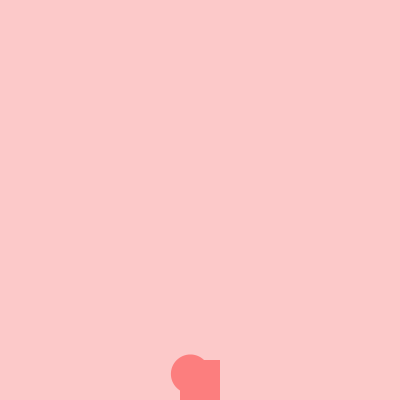
Frame 1 (no input)
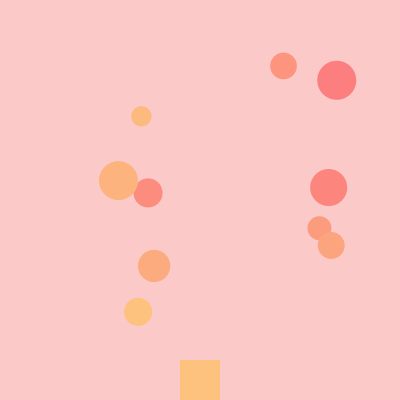
Frame 60 (the mouse pressed at the canvas centre just before this capture)
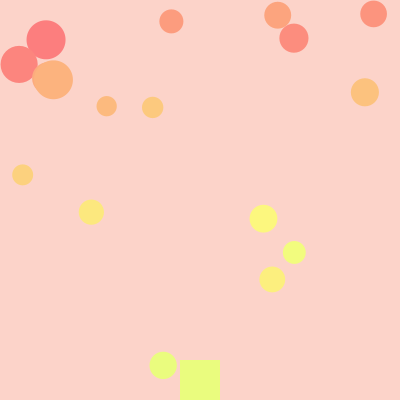
Frame 120 (the mouse held since frame 60 and released just before this capture)

The Processing sketch that drew these frames (run headless with seeded random() and noise(); from frame 60 on, the mouse is pressed at the canvas centre):

// Processing sketch: processing_64987
// ── processing_64987.pde

float ATTRACTION = -3;
float FRICTION = 0.8;
int ballCount = 100;
int Fin = 20;
boolean OnMouse = false;

float[] X = new float[ballCount];
float[] Y = new float[ballCount];
float[] Spx = new float[ballCount];
float[] Spy = new float[ballCount];
float[] Radius = new float[ballCount];
float[] Ang = new float[ballCount];

int j = 1;
int ObjCount = 0;
boolean[] Obj = new boolean[ballCount];

float Cx, Cy;
float Sp_x, Sp_y;
float sz = 40;
float SpeedRate = random(0.001, 0.003);
boolean OnMouse1 = false;
boolean OnDrag1 = false;

void setup() {
  size(400, 400);
  colorMode(HSB, ballCount);
  background(ballCount - 1);
  frameRate(5);

  Cx = width / 2;
  Cy = height - sz/2;

  for (int i=0; i < ballCount; i++) {
    X[i] = Cx;
    Y[i] = Cy;
    Spx[i] = random(-20, 20);
    Spy[i] = 10;
    Radius[i] = random(10, 20);
    Obj[i] = true;
  }
}

void draw() {
  fadeToWhite();
  rectMode(CENTER);

  for (int i = 0; i < j; i++) {
    noStroke();

    moveBalls(i, ObjCount, Cx, Cy);

    checkOnMouse(i, Cx, Cy);  
    if (OnMouse && mousePressed) {
      Obj[i] = false;
      ObjCount += 1;
      bunishEllipse(i);
    }
    if (Obj[i]) ellipse(X[i], Y[i], Radius[i]*2, Radius[i]*2);

    checkOnMouse1(i, Cx, Cy);  
    if (OnDrag1) {
      Cx = mouseX;
      Cy = mouseY;
      for (int k=j-1; k<ballCount; k++) {
        X[k] = Cx;
        Y[k] = Cy;
      }
    }
    if (ObjCount > Fin) {
      Sp_x = (mouseX - Cx) * SpeedRate;
      Sp_y = (mouseY - Cy) * SpeedRate;
      Cx += Sp_x;
      Cy += Sp_y;
    }
    rect(Cx, Cy, sz, sz);

    if (ObjCount <= Fin) {
      if (dist(Cx, Cy, X[j-1], Y[j-1]) > 100) j += 1;
    }
    else {
      if (Ang[j-1] > 180) j += 1;
    }
    if (j > ballCount) j = ballCount;
  }
}


void moveBalls(int i, int ObjCount, float Cx, float Cy) {
  int r = 150;
  int fir = 5;
  int sec = 10;

  if (ObjCount <= fir) {
    Spy[i] = Spy[i] + ATTRACTION;
    X[i] = X[i] + Spx[i];
    Y[i] = Y[i] + Spy[i];
  }
  else if (ObjCount > fir && ObjCount <= sec) {
    X[i] = X[i] + Spx[i];
    Y[i] = Y[i] + Spy[i] + random(-5, 5);
  }
  else if (ObjCount > sec && ObjCount <= Fin) {
    Ang[i] += random(30);
    X[i] = Cx + ( r * cos(radians(Ang[i])) * random(0.8, 1.2));
    Y[i] = Cy + ( r * sin(radians(Ang[i])) * random(0.8, 1.2) );
  }
  else if (ObjCount > Fin) {
    Ang[i] += random(30);
    X[i] = Cx + ( r*2/3 * cos(radians(Ang[i])) * random(0.8, 1.2));
    Y[i] = Cy + ( r*2/3 * sin(radians(Ang[i])) * random(0.8, 1.2) );
  }

  bounce(i);
}

void bounce(int i) {
  float bounceMinX = Radius[i];
  float bounceMaxX = width - Radius[i];
  float bounceMinY = Radius[i];
  float bounceMaxY = height - Radius[i];

  if (X[i] < bounceMinX || X[i] > bounceMaxX) {
    Spx[i] = -Spx[i] * FRICTION;
    if (abs(Spx[i]) < 1) Spx[i] = 0;
    if (X[i] < bounceMinX) X[i] = bounceMinX - (X[i] - bounceMinX);
    if (X[i] > bounceMaxX) X[i] = bounceMaxX - (X[i] - bounceMaxX);
  }

  if (Y[i] < bounceMinY || Y[i] > bounceMaxY) {
    Spy[i] = -Spy[i] * FRICTION;
    if (abs(Spy[i]) < ATTRACTION) Spy[i] = 0;
    if (Y[i] < bounceMinY) Y[i] = bounceMinY - (Y[i] - bounceMinY);
    if (Y[i] > bounceMaxY) Y[i] = bounceMaxY - (Y[i] - bounceMaxY);
  }
}

void checkOnMouse(int i, float Cx, float Cy) {
  if ( dist(mouseX, mouseY, X[i], Y[i]) < Radius[i] &&
    !( (Cx - 20)<mouseX && (Cx + 20)>mouseX &&
    (Cy - 20)<mouseY    && (Cy + 20)>mouseY) ) {
    OnMouse = true;
    fill(i, ballCount*0.8, ballCount-1);
  }
  else {
    OnMouse = false;
    fill(i, ballCount*0.5, ballCount-1);
  }
}

void checkOnMouse1(int i, float Cx, float Cy) {
  if ( (Cx - 20)<mouseX && (Cx + 20)>mouseX &&
    (Cy - 20)<mouseY && (Cy + 20)>mouseY) {
    OnMouse1 = true;
    fill(i, ballCount*0.8, ballCount-1);
  }
  else {
    OnMouse1 = false;
    fill(i, ballCount*0.5, ballCount-1);
  }
}

void mousePressed() {
  if (OnMouse1) OnDrag1 = true;
}

void mouseReleased() {
  OnDrag1 = false;
}

void bunishEllipse(int i) {
  fill(i, ballCount*0.8, ballCount-1);
  float x = X[i];
  float y = Y[i];

  for (int j=0; j<12; j++) {
    x += Radius[i] * cos(radians(30*j));
    y += Radius[i] * sin(radians(30*j));
    ellipse(x, y, Radius[i]/2, Radius[i]/2);
  }
}

void fadeToWhite() {
  noStroke();
  fill(ObjCount, ballCount * 0.2, ballCount - 1);
  rectMode(CORNER);
  rect(0, 0, width, height);
}

void keyPressed() {
  switch(key) {
  case ' ':            //リセット
    ballCount = 100;
    j = 1;
    ObjCount = 0;

    setup();

    break;
  }
}
